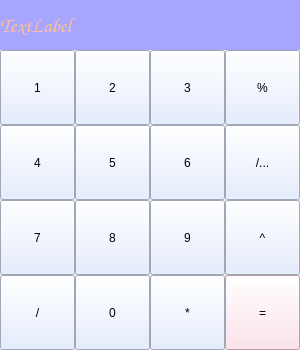
<?xml version="1.0" encoding="UTF-8"?>
<ui version="4.0">
 <class>calculator</class>
 <widget class="QMainWindow" name="calculator">
  <property name="geometry">
   <rect>
    <x>0</x>
    <y>0</y>
    <width>300</width>
    <height>350</height>
   </rect>
  </property>
  <property name="windowTitle">
   <string>calculator</string>
  </property>
  <widget class="QWidget" name="centralwidget">
   <widget class="QLabel" name="result">
    <property name="geometry">
     <rect>
      <x>0</x>
      <y>0</y>
      <width>350</width>
      <height>50</height>
     </rect>
    </property>
    <property name="font">
     <font>
      <family>Comic Sans MS</family>
      <pointsize>15</pointsize>
      <weight>75</weight>
      <bold>true</bold>
     </font>
    </property>
    <property name="styleSheet">
     <string notr="true">background-color: rgb(168, 165, 255);
color: rgb(255, 193, 152);</string>
    </property>
    <property name="text">
     <string>TextLabel</string>
    </property>
    <property name="margin">
     <number>10</number>
    </property>
   </widget>
   <widget class="QPushButton" name="b1">
    <property name="geometry">
     <rect>
      <x>0</x>
      <y>50</y>
      <width>75</width>
      <height>75</height>
     </rect>
    </property>
    <property name="styleSheet">
     <string notr="true">background-color: rgb(222, 233, 255);
</string>
    </property>
    <property name="text">
     <string>1</string>
    </property>
   </widget>
   <widget class="QPushButton" name="b2">
    <property name="geometry">
     <rect>
      <x>75</x>
      <y>50</y>
      <width>75</width>
      <height>75</height>
     </rect>
    </property>
    <property name="styleSheet">
     <string notr="true">background-color: rgb(222, 233, 255);
</string>
    </property>
    <property name="text">
     <string>2</string>
    </property>
   </widget>
   <widget class="QPushButton" name="b3">
    <property name="geometry">
     <rect>
      <x>150</x>
      <y>50</y>
      <width>75</width>
      <height>75</height>
     </rect>
    </property>
    <property name="styleSheet">
     <string notr="true">background-color: rgb(222, 233, 255);</string>
    </property>
    <property name="text">
     <string>3</string>
    </property>
   </widget>
   <widget class="QPushButton" name="b_procent">
    <property name="geometry">
     <rect>
      <x>225</x>
      <y>50</y>
      <width>75</width>
      <height>75</height>
     </rect>
    </property>
    <property name="styleSheet">
     <string notr="true">background-color: rgb(222, 233, 255);</string>
    </property>
    <property name="text">
     <string>%</string>
    </property>
   </widget>
   <widget class="QPushButton" name="b6">
    <property name="geometry">
     <rect>
      <x>150</x>
      <y>125</y>
      <width>75</width>
      <height>75</height>
     </rect>
    </property>
    <property name="styleSheet">
     <string notr="true">background-color: rgb(222, 233, 255);</string>
    </property>
    <property name="text">
     <string>6</string>
    </property>
   </widget>
   <widget class="QPushButton" name="b_fr">
    <property name="geometry">
     <rect>
      <x>225</x>
      <y>125</y>
      <width>75</width>
      <height>75</height>
     </rect>
    </property>
    <property name="styleSheet">
     <string notr="true">background-color: rgb(222, 233, 255);</string>
    </property>
    <property name="text">
     <string>/...</string>
    </property>
   </widget>
   <widget class="QPushButton" name="b5">
    <property name="geometry">
     <rect>
      <x>75</x>
      <y>125</y>
      <width>75</width>
      <height>75</height>
     </rect>
    </property>
    <property name="styleSheet">
     <string notr="true">background-color: rgb(222, 233, 255);
</string>
    </property>
    <property name="text">
     <string>5</string>
    </property>
   </widget>
   <widget class="QPushButton" name="b4">
    <property name="geometry">
     <rect>
      <x>0</x>
      <y>125</y>
      <width>75</width>
      <height>75</height>
     </rect>
    </property>
    <property name="styleSheet">
     <string notr="true">background-color: rgb(222, 233, 255);
</string>
    </property>
    <property name="text">
     <string>4</string>
    </property>
   </widget>
   <widget class="QPushButton" name="b9">
    <property name="geometry">
     <rect>
      <x>150</x>
      <y>200</y>
      <width>75</width>
      <height>75</height>
     </rect>
    </property>
    <property name="styleSheet">
     <string notr="true">background-color: rgb(222, 233, 255);</string>
    </property>
    <property name="text">
     <string>9</string>
    </property>
   </widget>
   <widget class="QPushButton" name="b_pow">
    <property name="geometry">
     <rect>
      <x>225</x>
      <y>200</y>
      <width>75</width>
      <height>75</height>
     </rect>
    </property>
    <property name="styleSheet">
     <string notr="true">background-color: rgb(222, 233, 255);</string>
    </property>
    <property name="text">
     <string>^</string>
    </property>
   </widget>
   <widget class="QPushButton" name="b8">
    <property name="geometry">
     <rect>
      <x>75</x>
      <y>200</y>
      <width>75</width>
      <height>75</height>
     </rect>
    </property>
    <property name="styleSheet">
     <string notr="true">background-color: rgb(222, 233, 255);
</string>
    </property>
    <property name="text">
     <string>8</string>
    </property>
   </widget>
   <widget class="QPushButton" name="b7">
    <property name="geometry">
     <rect>
      <x>0</x>
      <y>200</y>
      <width>75</width>
      <height>75</height>
     </rect>
    </property>
    <property name="styleSheet">
     <string notr="true">background-color: rgb(222, 233, 255);
</string>
    </property>
    <property name="text">
     <string>7</string>
    </property>
   </widget>
   <widget class="QPushButton" name="b_multiply">
    <property name="geometry">
     <rect>
      <x>150</x>
      <y>275</y>
      <width>75</width>
      <height>75</height>
     </rect>
    </property>
    <property name="styleSheet">
     <string notr="true">background-color: rgb(222, 233, 255);</string>
    </property>
    <property name="text">
     <string>*</string>
    </property>
   </widget>
   <widget class="QPushButton" name="b_eq">
    <property name="geometry">
     <rect>
      <x>225</x>
      <y>275</y>
      <width>75</width>
      <height>75</height>
     </rect>
    </property>
    <property name="styleSheet">
     <string notr="true">
background-color: rgb(255, 219, 230);</string>
    </property>
    <property name="text">
     <string>=</string>
    </property>
   </widget>
   <widget class="QPushButton" name="b0">
    <property name="geometry">
     <rect>
      <x>75</x>
      <y>275</y>
      <width>75</width>
      <height>75</height>
     </rect>
    </property>
    <property name="styleSheet">
     <string notr="true">background-color: rgb(222, 233, 255);
</string>
    </property>
    <property name="text">
     <string>0</string>
    </property>
   </widget>
   <widget class="QPushButton" name="b_devision">
    <property name="geometry">
     <rect>
      <x>0</x>
      <y>275</y>
      <width>75</width>
      <height>75</height>
     </rect>
    </property>
    <property name="styleSheet">
     <string notr="true">background-color: rgb(222, 233, 255);
</string>
    </property>
    <property name="text">
     <string>/</string>
    </property>
   </widget>
  </widget>
 </widget>
 <resources/>
 <connections/>
</ui>
